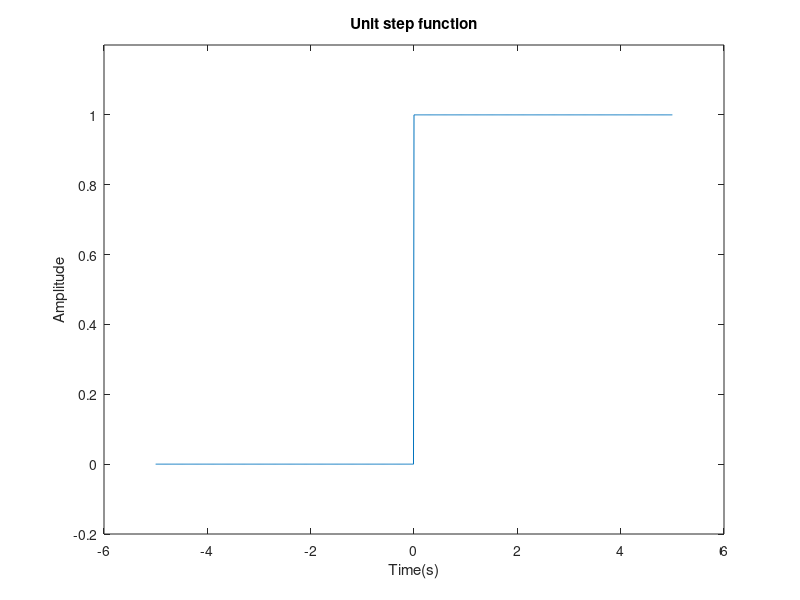

Recreate this plot in MATLAB.
t=-5:0.01:5;
unitstep =t>=0;
plot(t,unitstep);
xlabel("Time(s)");
ylabel("Amplitude");
title("Unit step function")
ylim([-0.2,1.2]);
grid  off;
